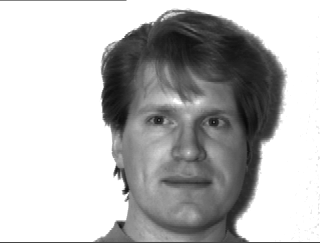
#> input picture week5/face_data/subject01.centerlight.png, 320 x 243 px; its folder holds only this picture in this run
$ jupyter execute --allow-errors NguyenHaiAnh_24001968_week5_pca.ipynb
#> lines starting #> are read from the running program, lines starting #| are printed output that depends on the picture
# BÀI THỰC HÀNH TUẦN 5: PHÂN TÍCH THÀNH PHẦN CHÍNH (PCA)
- **Họ và tên**: Nguyễn Hải Anh
- **MSSV**: 24001968
- **Học phần**: Machine Learning

## Ví dụ 1: Phân tích thành phần chính (PCA) trên dữ liệu hoa IRIS (Thủ công NumPy vs Scikit-Learn)

[cell 1]
import numpy as np
import pandas as pd
import matplotlib.pyplot as plt
import seaborn as sns
from sklearn.decomposition import PCA
from sklearn.preprocessing import StandardScaler

# 1. Đọc và chuẩn bị dữ liệu hoa IRIS
df = pd.read_csv('iris.csv')
#> (reads week6/iris.csv from the repository)
print('5 dòng đầu của dữ liệu:')
print(df.head())
print('\nThống kê mô tả dữ liệu:')
print(df.describe())

# Tách đặc trưng và nhãn
species = df['variety'].tolist()
X = df.drop(columns=['variety'])

# 2. Chuẩn hóa dữ liệu thủ công
X_std = (X - X.mean()) / X.std(ddof=0)

# 3. Tính ma trận tương quan / hiệp phương sai
X_corr = (1 / len(X_std)) * X_std.T.dot(X_std)

plt.figure(figsize=(6, 5))
sns.heatmap(X_corr, annot=True, square=True, cmap='Blues')
plt.title('Ma trận tương quan (Correlation Matrix)')
plt.show()
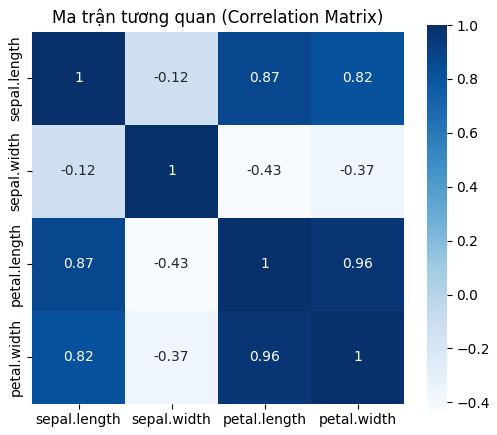
#> figure drawn by matplotlib, 2 panels

# 4. Phân rã trị riêng bằng SVD và Eig (NumPy)
u, s, v = np.linalg.svd(X_corr)
eig_values, eig_vectors = s, u
print('Trị riêng (SVD):', eig_values)
print('Vector riêng (SVD):\n', eig_vectors)

eig_val_eig, eig_vec_eig = np.linalg.eig(X_corr)
print('\nTrị riêng (Eig):', eig_val_eig)

# 5. Biểu đồ phần trăm phương sai giải thích
explained_variance = (eig_values / np.sum(eig_values)) * 100
plt.figure(figsize=(7, 4))
plt.bar(range(1, 5), explained_variance, alpha=0.7, color='steelblue')
plt.ylabel('Tỷ lệ phương sai giải thích (%)')
plt.xlabel('Thành phần chính')
plt.title('Phương sai giải thích của từng thành phần chính')
plt.show()
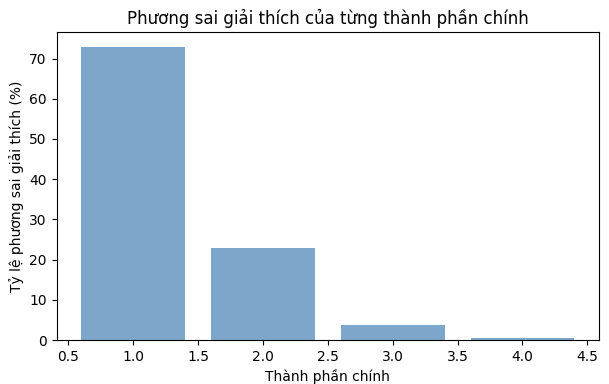
#> figure drawn by matplotlib, 1 panel; tallest bar 72.96 high, from x = 0.6 to 1.4

# 6. Chiếu dữ liệu xuống 2 chiều (NumPy thủ công)
pc1 = X_std.dot(eig_vectors[:, 0])
pc2 = X_std.dot(eig_vectors[:, 1])

def plot_scatter(p1, p2, title='Phân bố dữ liệu trên 2 thành phần chính'):
#> called with title = 'Dữ liệu IRIS qua PCA thủ công (NumPy)'
    plt.figure(figsize=(8, 6))
    species_unique = list(set(species))
    colors = ['r', 'g', 'b']
    for i, spec in enumerate(species_unique):
        idx = [j for j, s in enumerate(species) if s == spec]
        plt.scatter(p1.iloc[idx] if hasattr(p1, 'iloc') else p1[idx],
                    p2.iloc[idx] if hasattr(p2, 'iloc') else p2[idx],
                    label=spec, c=colors[i], s=30, alpha=0.8)
    plt.axhline(0, color='grey', linestyle='--', linewidth=0.8)
    plt.axvline(0, color='grey', linestyle='--', linewidth=0.8)
    plt.xlabel('Principal Component 1')
    plt.ylabel('Principal Component 2')
    plt.title(title)
    plt.legend()
    plt.grid(True, linestyle=':', alpha=0.6)
    plt.show()
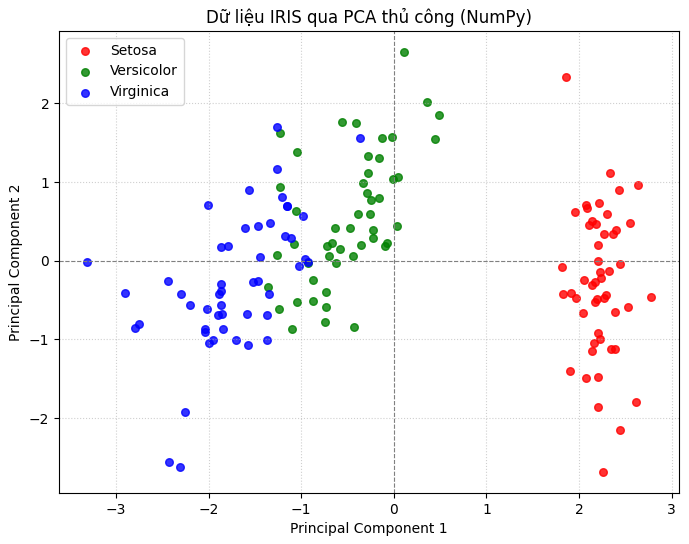
#> figure drawn by matplotlib, 1 panel

plot_scatter(pc1, pc2, title='Dữ liệu IRIS qua PCA thủ công (NumPy)')

# 7. Đối chiếu với Scikit-Learn PCA
X_scaled = StandardScaler().fit_transform(X)
pca_sk = PCA(n_components=2)
result = pca_sk.fit_transform(X_scaled)
plot_scatter(-result[:, 0], -result[:, 1], title='Dữ liệu IRIS qua Scikit-Learn PCA')

## Ví dụ 1 (Yêu cầu thực hành): So sánh Logistic Regression trên dữ liệu nguyên bản vs giảm chiều PCA

[cell 2]
import pandas as pd
import numpy as np
from sklearn.model_selection import train_test_split
from sklearn.linear_model import LogisticRegression
from sklearn.preprocessing import StandardScaler
from sklearn.decomposition import PCA
from sklearn.metrics import accuracy_score, confusion_matrix

# Đọc dữ liệu
df = pd.read_csv('iris.csv')
X = df.drop(columns=['variety']).values
y = df['variety'].values

# Chia Train:Test = 4:1 (80:20) phân tầng đều theo loài hoa
X_train, X_test, y_train, y_test = train_test_split(
    X, y, test_size=0.2, random_state=42, stratify=y
)

# a. Chạy với dữ liệu nguyên bản (4 chiều)
scaler_orig = StandardScaler()
X_train_orig = scaler_orig.fit_transform(X_train)
X_test_orig = scaler_orig.transform(X_test)

clf_orig = LogisticRegression(random_state=42)
clf_orig.fit(X_train_orig, y_train)
y_pred_orig = clf_orig.predict(X_test_orig)

acc_orig = accuracy_score(y_test, y_pred_orig)
cm_orig = confusion_matrix(y_test, y_pred_orig)
print('--- a. Dữ liệu nguyên bản (4 chiều) ---')
print('Độ chính xác (Accuracy):', acc_orig)
print('Ma trận nhầm lẫn:\n', cm_orig)

# b.i. Quy trình chuẩn ML: Chia Train-Test trước rồi mới giảm chiều
scaler_std = StandardScaler()
X_train_s = scaler_std.fit_transform(X_train)
X_test_s = scaler_std.transform(X_test)

pca_std = PCA(n_components=2)
X_train_pca_std = pca_std.fit_transform(X_s) if False else pca_std.fit_transform(X_train_s)
X_test_pca_std = pca_std.transform(X_test_s)

clf_std = LogisticRegression(random_state=42)
clf_std.fit(X_train_pca_std, y_train)
y_pred_std = clf_std.predict(X_test_pca_std)

acc_std = accuracy_score(y_test, y_pred_std)
cm_std = confusion_matrix(y_test, y_pred_std)
print('\n--- b.i. Quy trình chuẩn ML (Chia trước, giảm chiều sau) ---')
print('Độ chính xác (Accuracy):', acc_std)
print('Ma trận nhầm lẫn:\n', cm_std)

# b.ii. Quy trình rò rỉ dữ liệu (Data Leakage): Giảm chiều trên toàn bộ dữ liệu trước rồi mới chia
scaler_leak = StandardScaler()
X_all_s = scaler_leak.fit_transform(X)
pca_leak = PCA(n_components=2)
X_all_pca = pca_leak.fit_transform(X_all_s)

X_train_leak, X_test_leak, y_train_leak, y_test_leak = train_test_split(
    X_all_pca, y, test_size=0.2, random_state=42, stratify=y
)

clf_leak = LogisticRegression(random_state=42)
clf_leak.fit(X_train_leak, y_train_leak)
y_pred_leak = clf_leak.predict(X_test_leak)

acc_leak = accuracy_score(y_test_leak, y_pred_leak)
cm_leak = confusion_matrix(y_test_leak, y_pred_leak)
print('\n--- b.ii. Quy trình rò rỉ dữ liệu (Giảm chiều trước, chia sau) ---')
print('Độ chính xác (Accuracy):', acc_leak)
print('Ma trận nhầm lẫn:\n', cm_leak)

print('\nNhận xét: Quy trình b.i là quy trình chuẩn trong Machine Learning vì không làm rò rỉ phân bố dữ liệu từ tập kiểm tra vào quá trình học của mô hình.')

## Ví dụ 2 (Bài tập thực hành 1) - Yêu cầu 1: Trực quan hóa dữ liệu Parkinson Speech Features về 2 chiều bằng PCA

[cell 3]
import pandas as pd
import matplotlib.pyplot as plt
from sklearn.preprocessing import StandardScaler
from sklearn.decomposition import PCA

# 1. Đọc dữ liệu Parkinson
#> (the rest of this cell did not finish here and is left out)

## Ví dụ 2 (Bài tập thực hành 1) - Yêu cầu 2 & 3: Giảm về 200 chiều và so sánh quy trình PCA toàn bộ vs Chia trước giảm chiều sau

[cell 4]
from sklearn.linear_model import LogisticRegression
from sklearn.metrics import accuracy_score, confusion_matrix

# Yêu cầu 2: Giảm chiều về 200 trên toàn bộ dữ liệu trước, rồi chia 500 train / 256 test
pca_200_leak = PCA(n_components=200, random_state=42)
#> (the rest of this cell did not finish here and is left out)

## Ví dụ 2 (Bài tập thực hành 1) - Yêu cầu 4: Lựa chọn số chiều theo ngưỡng phương sai tối thiểu 80%

[cell 5]
# Áp dụng PCA giữ lại ít nhất 80% lượng thông tin (phương sai)
pca_80 = PCA(n_components=0.8, svd_solver='full', random_state=42)
#> (the rest of this cell did not finish here and is left out)

## Ví dụ 2 (Bài tập thực hành 1) - Yêu cầu 5: So sánh Naïve Bayes và Logistic Regression trước và sau PCA

[cell 6]
from sklearn.naive_bayes import GaussianNB

# Chia tập Train-Test tỷ lệ 4:2 (66.7% Train, 33.3% Test)
#> (the rest of this cell did not finish here and is left out)

## Ví dụ 3 (Bài tập tự thực hành): Hồi quy tuyến tính kết hợp PCA trên Dữ liệu Y sinh học (Độ dày NTM)

[cell 7]
import pandas as pd
import numpy as np
import matplotlib.pyplot as plt
from sklearn.preprocessing import StandardScaler
from sklearn.decomposition import PCA
from sklearn.linear_model import LinearRegression
from sklearn.metrics import mean_squared_error, r2_score

# 1. Đọc dữ liệu y sinh NTM
#> (the rest of this cell did not finish here and is left out)

## Ví dụ 4 (Bài tập thực hành 3): Nén và phân loại ảnh chữ số viết tay MNIST bằng PCA và Softmax Regression

[cell 8]
import os
import gzip
import time
import warnings
warnings.filterwarnings('ignore')
import numpy as np
from sklearn.model_selection import train_test_split
from sklearn.decomposition import PCA
from sklearn.linear_model import LogisticRegression
from sklearn.metrics import accuracy_score

# 1. Đọc dữ liệu MNIST
def get_mnist_data(images_path, labels_path, num_images=5000, image_size=28):
    with gzip.open(images_path, 'r') as f_img:
        f_img.read(16)
        buf = f_img.read(image_size * image_size * num_images)
        images = np.frombuffer(buf, dtype=np.uint8).astype(np.float32)
        images = images.reshape(num_images, image_size * image_size) / 255.0

    with gzip.open(labels_path, 'r') as f_lbl:
        f_lbl.read(8)
        buf = f_lbl.read(num_images)
        labels = np.frombuffer(buf, dtype=np.uint8).astype(np.int64)

    return images, labels

#> (the rest of this cell did not finish here and is left out)

## Ví dụ 5 (Bài tập thực hành 4) - Câu a & b: Nhận diện khuôn mặt Eigenfaces (Yale Faces Dataset)

[cell 9]
import os
import cv2
import numpy as np
from sklearn.decomposition import PCA
from sklearn.model_selection import train_test_split
from sklearn.linear_model import LogisticRegression
from sklearn.naive_bayes import GaussianNB
from sklearn.metrics import accuracy_score, confusion_matrix

# 1. Đọc dữ liệu ảnh khuôn mặt Yale Faces (15 người x 11 trạng thái = 165 ảnh)
path = 'face_data/'
states = ['centerlight', 'glasses', 'happy', 'leftlight', 'noglasses',
          'normal', 'rightlight', 'sad', 'sleepy', 'surprised', 'wink']

images = []
labels = []

for person_id in range(1, 16):
    for state in states:
        fn = f'subject{str(person_id).zfill(2)}.{state}.png'
        full_path = os.path.join(path, fn)
        img = cv2.imread(full_path, cv2.IMREAD_GRAYSCALE)
#> img is the input picture: shape (243, 320); min 9, max 255, mean 184.5
        if img is not None:
            images.append(img.flatten())
            labels.append(person_id)

X_faces = np.array(images, dtype=np.float32) / 255.0
y_faces = np.array(labels)
print(f'Số lượng ảnh: {len(X_faces)}, Số chiều ban đầu mỗi ảnh: {X_faces.shape[1]}')

# a. Giảm số chiều dữ liệu xuống còn 135 bằng PCA
pca_faces = PCA(n_components=135, random_state=42)
#> (the rest of this cell did not finish here and is left out)
